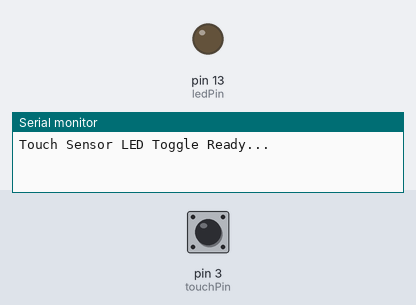
Simulated run of this sketch. Board: Arduino Uno, built with avr-gcc and run on an emulated ATmega328P. Shown: output pins drawn as LEDs (lit = HIGH), the last lines printed to the serial monitor. The test bench sets the inputs (shaded band); at power-on: pin 3 (touchPin) HIGH.

Above: at 1.2 s.
1.3 s: pin 3 (touchPin) pulled LOW for 0.15 s
At 1.7 s:
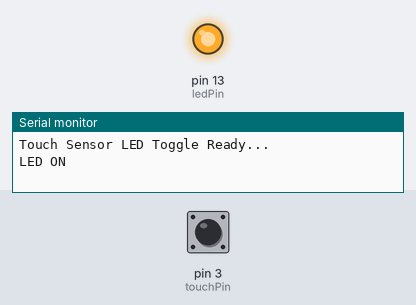
2.9 s: pin 3 (touchPin) pulled LOW for 1 s
At 4.1 s:
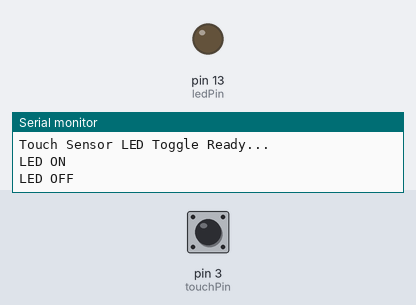
5.4 s: pin 3 (touchPin) pulled LOW for 3.2 s
At 6.0 s:
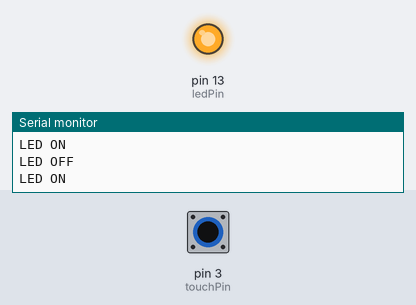
Timing chart, 0 to 8.4 s (numbered marks = the images above; inputs shaded):
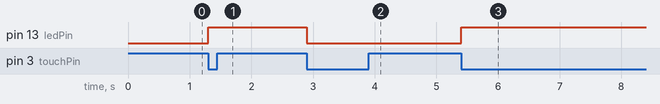

Measured:
- after the input at 1.3 s, pin 13 (ledPin): LOW → HIGH at once
- after the input at 2.9 s, pin 13 (ledPin): HIGH → LOW at once
- after the input at 5.4 s, pin 13 (ledPin): LOW → HIGH at once

The sketch:

touch_sensor_single_touch.ino
```cpp
int touchPin = 3;     // Touch sensor OUT pin
int ledPin = 13;      // Onboard LED
int ledState = LOW;   // Track LED state
int lastTouch = HIGH; // Track last touch (TTP223 gives LOW when touched in "active-low" mode)

void setup() {
  pinMode(touchPin, INPUT);
  pinMode(ledPin, OUTPUT);
  Serial.begin(9600);
  Serial.println("Touch Sensor LED Toggle Ready...");
}

void loop() {
  int touchValue = digitalRead(touchPin);

  // Detect a new touch (button press style)
  if (touchValue == LOW && lastTouch == HIGH) {
    ledState = !ledState; // Toggle LED state
    digitalWrite(ledPin, ledState);

    if (ledState == HIGH) {
      Serial.println("LED ON");
    } else {
      Serial.println("LED OFF");
    }

    delay(300); // Debounce delay
  }

  lastTouch = touchValue;
}
```
